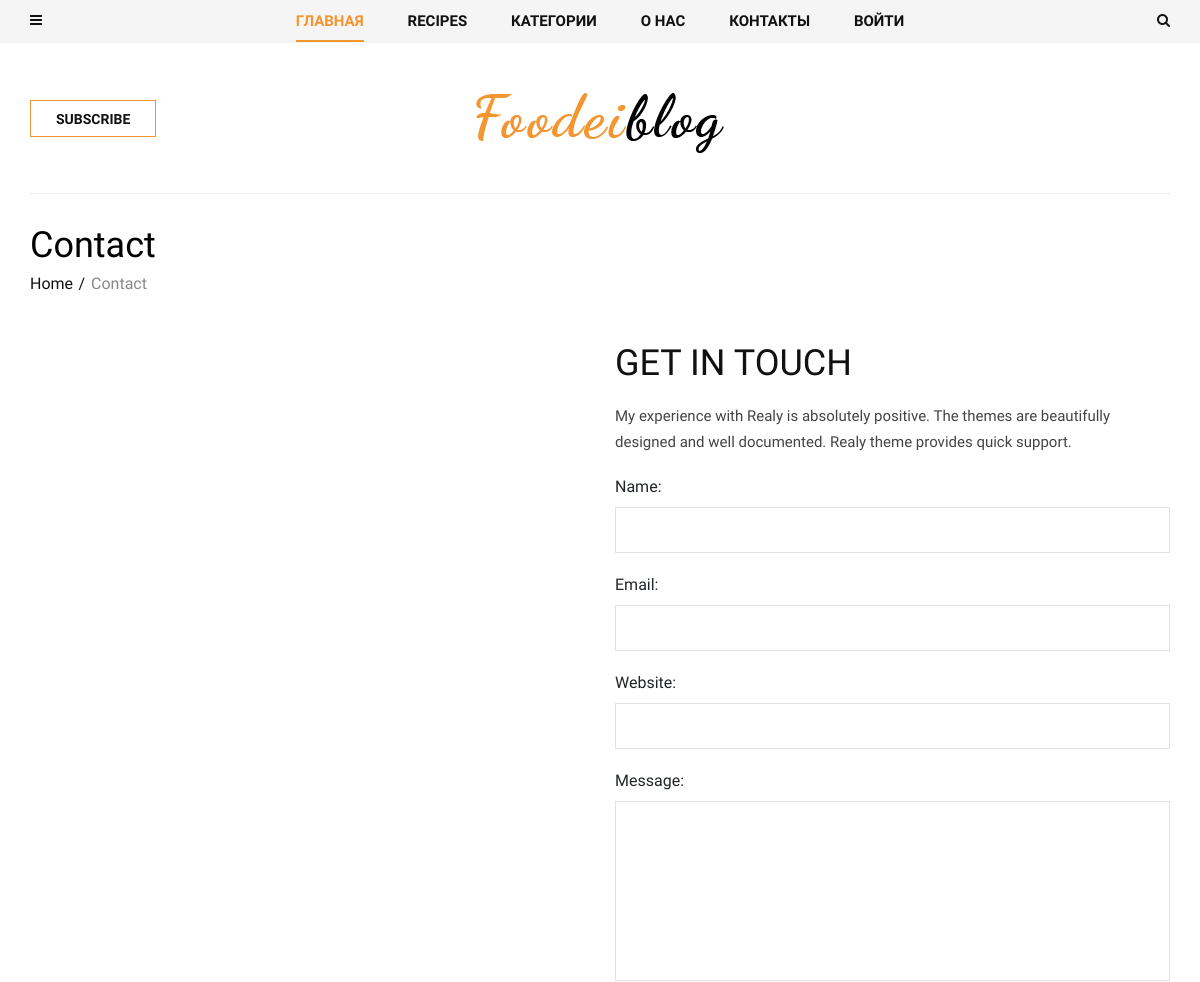
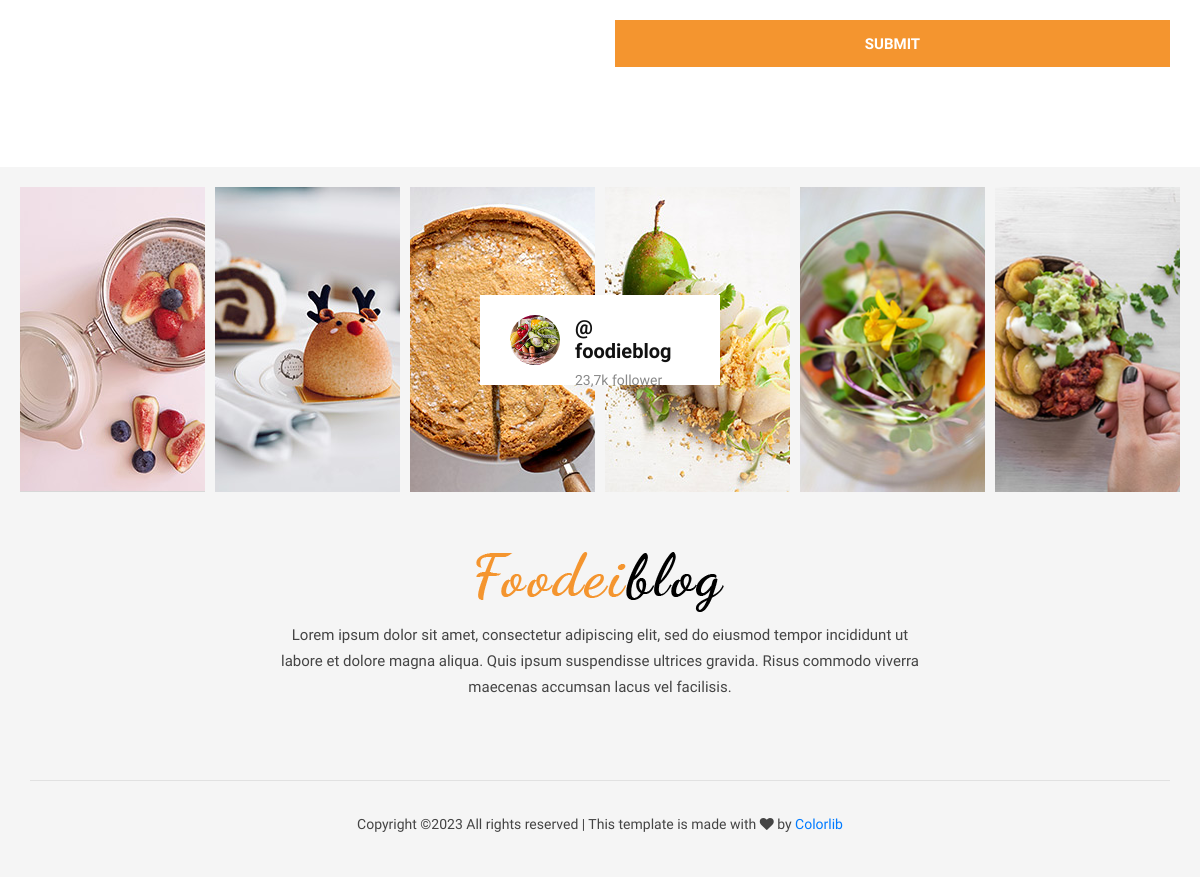
The app's page /contact/, older data (2 pictures, top to bottom).
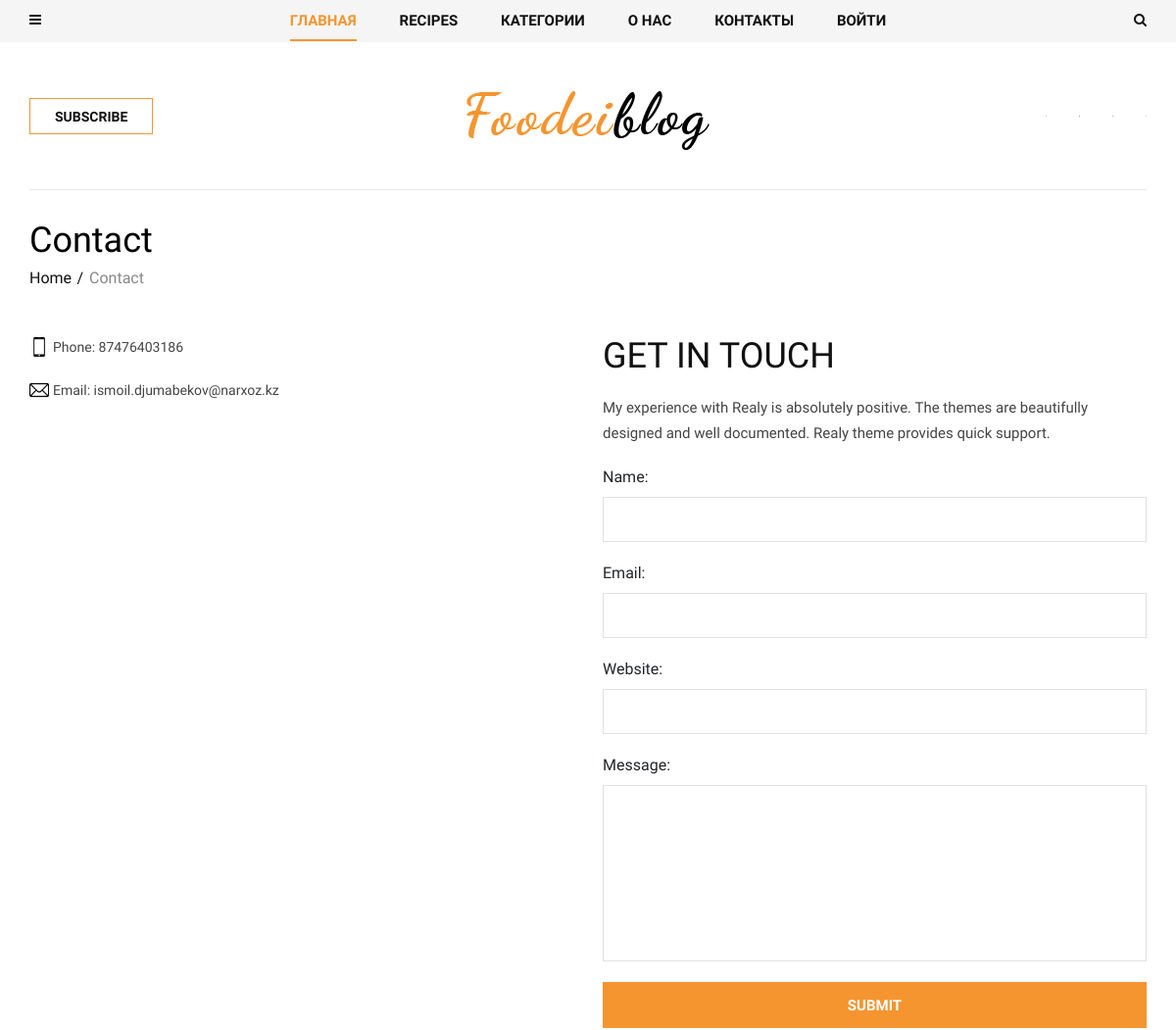
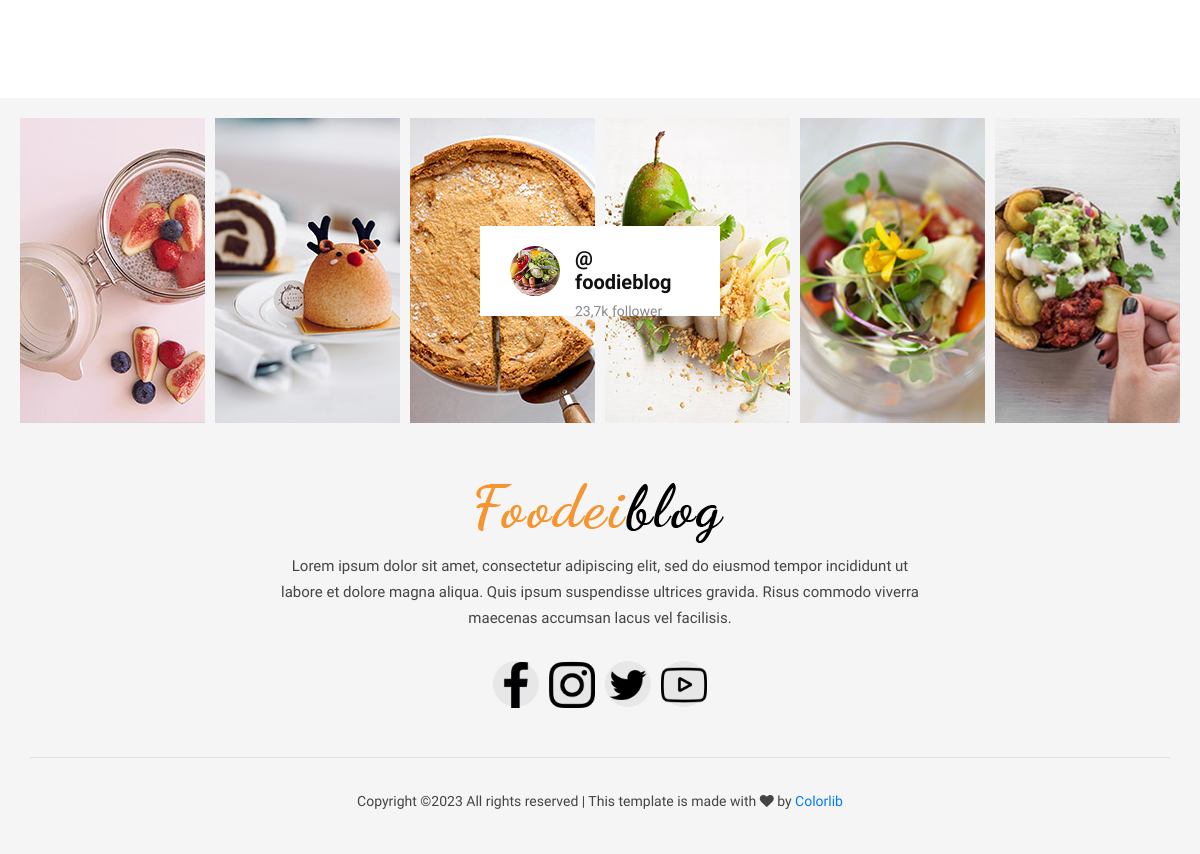
The same page, newer data (2 pictures, top to bottom).
### contact/models.py (models this page shows, shortened)
class ContactLink(models.Model):
    icon = models.FileField(upload_to="icons/")
    name = models.CharField(max_length=200)

class Social(models.Model):
    icon = models.FileField(upload_to="icons/")
    name = models.CharField(max_length=200)
    link = models.URLField()

### contact/views.py (the view)
# urls.py: path('contact/', views.ContactView.as_view(), name="contact"),
class ContactView(View):
    def get(self, request):
        contacts = ContactLink.objects.all()
        form = ContactForm()
        return render(request, 'contact/contact.html', {"contacts": contacts, 'form': form})

### contact/forms.py
class ContactForm(forms.ModelForm):
    class Meta:
        model = ContactModel
        fields = '__all__'

### blog/templatetags/menu_tags.py (called while the page is built)
@register.inclusion_tag('blog/include/tags/top_menu.html')
def get_categories():
    category = Category.objects.all() #.order_by("name")
    return {"list_category": category}

@register.inclusion_tag('blog/include/tags/recipes_tag.html')
def get_last_posts():
    posts = Post.objects.select_related("category").order_by("-id")[:5]
    return {"list_last_post": posts}

### contact/models.py (called while the page is built)
    def get_first_image(self):
        item = self.about_images.first()
        return item.image.url

### contact/templatetags/social_tags.py (called while the page is built)
@register.simple_tag()
def get_social_links():
    return Social.objects.all()

@register.simple_tag()
def get_about():
    return About.objects.last()

### templates/contact/contact.html (shortened to what this page needs)
{% extends 'base.html' %}
{% block content %}
<section class="contact spad">
    <div class="container">
        <div class="contact__text">
            <div class="row">
                <div class="col-lg-12">
                    <div class="breadcrumb__text">
                        <h2>Contact</h2>
                        <div class="breadcrumb__option">
                            <a href="#">Home</a>
                            <span>Contact</span>
                        </div>
                    </div>
                </div>
            </div>
            <div class="row">
                <div class="col-lg-6 col-md-6">
                    <div class="contact__widget">
                        <ul>
                            {% for contact in contacts %}
                            <li>
                                <img class="contact_icon" src="{{ contact.icon.url }}" width="20px">
                                <span>{{ contact.name }}</span>
                            </li>
                            {% endfor %}
                        </ul>
                    </div>
                </div>
                <div class="col-lg-6 col-md-6">
                    <div class="contact__form">
                        <div class="contact__form__title">
                            <h2>gET IN TOUCH</h2>
                            <p>My experience with Realy is absolutely positive. The themes are beautifully designed
                                and well documented. Realy theme provides quick support.</p>
                        </div>
                        <form action="{% url 'feedback' %}" method="post">
                            {{ form }}
                            <button type="submit" class="site-btn">Submit</button>
                        </form>
                    </div>
                </div>
            </div>
        </div>
    </div>
</section>
{% endblock content %}

### templates/base.html (shortened to what this page needs)
<!DOCTYPE html>
<html lang="ru">
{% load static %}
<head>
    <link rel="stylesheet" href="{% static 'css/bootstrap.min.css' %}" type="text/css">
    <link rel="stylesheet" href="{% static 'css/font-awesome.min.css' %}" type="text/css">
    <link rel="stylesheet" href="{% static 'css/elegant-icons.css' %}" type="text/css">
    <link rel="stylesheet" href="{% static 'css/owl.carousel.min.css' %}" type="text/css">
    <link rel="stylesheet" href="{% static 'css/slicknav.min.css' %}" type="text/css">
    <link rel="stylesheet" href="{% static 'css/style.css' %}" type="text/css">
</head>
<body>
{% include 'header.html' %}
{% block content %}{% endblock content %}
{% include 'footer.html' %}
</body>
</html>

### templates/blog/include/left_nav.html (shortened to what this page needs)
{% load menu_tags social_tags %}

### templates/blog/include/tags/top_menu.html (shortened to what this page needs)
{% load mptt_tags %}
<li class="dropdown">
    <a href="#">Категории</a>
</li>

### templates/header.html
{% load social_tags %}
<header class="header">
    <div class="header__top">
        <div class="container">
            <div class="row">
                <div class="col-lg-2 col-md-1 col-6 order-md-1 order-1">
                    <div class="header__humberger">
                        <i class="fa fa-bars humberger__open"></i>
                    </div>
                </div>
                <div class="col-lg-8 col-md-10 order-md-2 order-3">
                    {% include 'blog/include/top_nav.html' %}
                </div>
                <div class="col-lg-2 col-md-1 col-6 order-md-3 order-2">
                    <div class="header__search">
                        <i class="fa fa-search search-switch"></i>
                    </div>
                </div>
            </div>
        </div>
    </div>
    <div class="container">
        <div class="row">
            <div class="col-lg-3 col-md-3">
                <div class="header__btn">
                    <a href="./signin.html" class="primary-btn">Subscribe</a>
                </div>
            </div>
            <div class="col-lg-6 col-md-6">
                <div class="header__logo">
                    <a href="./index.html"><img src="img/logo.png" alt=""></a>
                </div>
            </div>
            <div class="col-lg-3 col-md-3">
                <div class="header__social">
                    {% get_social_links as social_links %}
                    {% for item in social_links %}
                    <a href="{{ item.link }}"><img class="contact_icon" width="20px" src="{{ item.icon.url }}" alt=""></a>
                    {% endfor %}
                </div>
            </div>
        </div>
    </div>
</header>

### templates/blog/include/top_nav.html
{% load menu_tags %}
<nav class="header__menu">
    <ul>
        <li class="active"><a href="/">Главная</a></li>
        {% get_last_posts %}
        {% get_categories %}
        <li><a href="{% url 'about' %}">О нас</a></li>
        <li><a href="{% url 'contact' %}">Контакты</a></li>
        <li><a href="{% url 'login' %}">Войти</a></li>
    </ul>
</nav>

### templates/blog/include/tags/recipes_tag.html (shortened to what this page needs)
{% load menu_tags %}
<li>
    <a href="#">Recipes</a>
</li>

### templates/footer.html (shortened to what this page needs)
{% load static social_tags %}
<footer class="footer">
    <div class="container-fluid">
        <div class="footer__instagram">
            <div class="footer__instagram__avatar">
                <div class="footer__instagram__avatar--pic">
                    <img src="{% static 'img/footer/instagram-avatar.jpg' %}">
                </div>
                <div class="footer__instagram__avatar--text">
                    <h5>@ foodieblog</h5>
                    <span>23,7k follower</span>
                </div>
            </div>
            <div class="row">
                <div class="col-lg-2 col-md-2 col-sm-4 col-6">
                    <div class="footer__instagram__item set-bg" data-setbg="{% static 'img/footer/ip-1.jpg' %}"></div>
                </div>
                <div class="col-lg-2 col-md-2 col-sm-4 col-6">
                    <div class="footer__instagram__item set-bg" data-setbg="{% static 'img/footer/ip-2.jpg' %}"></div>
                </div>
                <div class="col-lg-2 col-md-2 col-sm-4 col-6">
                </div>
                <div class="col-lg-2 col-md-2 col-sm-4 col-6">
                </div>
                <div class="col-lg-2 col-md-2 col-sm-4 col-6">
                    <div class="footer__instagram__item set-bg" data-setbg="{% static 'img/footer/ip-5.jpg' %}"></div>
                </div>
                <div class="col-lg-2 col-md-2 col-sm-4 col-6">
                    <div class="footer__instagram__item set-bg" data-setbg="{% static 'img/footer/ip-6.jpg' %}"></div>
                </div>
            </div>
        </div>
    </div>
    <div class="container">
        <div class="row">
            <div class="col-lg-12">
                <div class="footer__text">
                    <div class="footer__logo">
                        <a href="#"><img src="{% static 'img/logo.png' %}" alt=""></a>
                    </div>
                    <p>Lorem ipsum dolor sit amet, consectetur adipiscing elit, sed do eiusmod tempor incididunt
                        ut<br/> labore et dolore magna aliqua. Quis ipsum suspendisse ultrices gravida. Risus
                        commodo viverra<br/> maecenas accumsan lacus vel facilisis. </p>
                    <div class="footer__social">
                        {% get_social_links as social_links %}
                        {% for item in social_links %}
                        <a href="{{ item.link }}"><img src="{{ item.icon.url }}" alt=""></a>
                        {% endfor %}
                    </div>
                </div>
                <div class="footer__copyright">
                    <p>
                        Copyright &copy;<script>document.write(new Date().getFullYear());</script>
                        All rights reserved | This template is made with <i class="fa fa-heart" aria-hidden="true"></i>
                        by <a href="https://colorlib.com" target="_blank">Colorlib</a>
                        </p>
                </div>
            </div>
        </div>
    </div>
</footer>

Row changes from the older to the newer data that the page shows:
added ContactLink: icon (picture), name "Phone: 87476403186"
added ContactLink: icon (picture), name "Email: ismoil.djumabekov@narxoz.kz"
added Social: icon (picture)
added Social: icon (picture)
added Social: icon (picture)
added Social: icon (picture)
